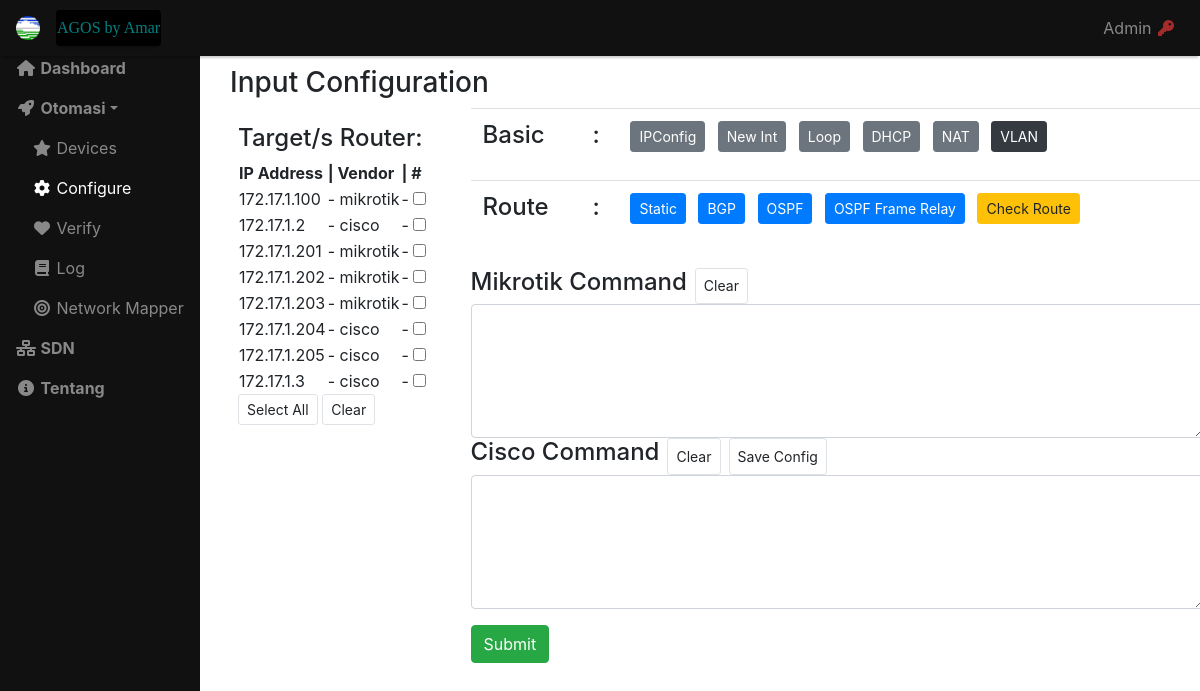
The app's page /config/, older data.
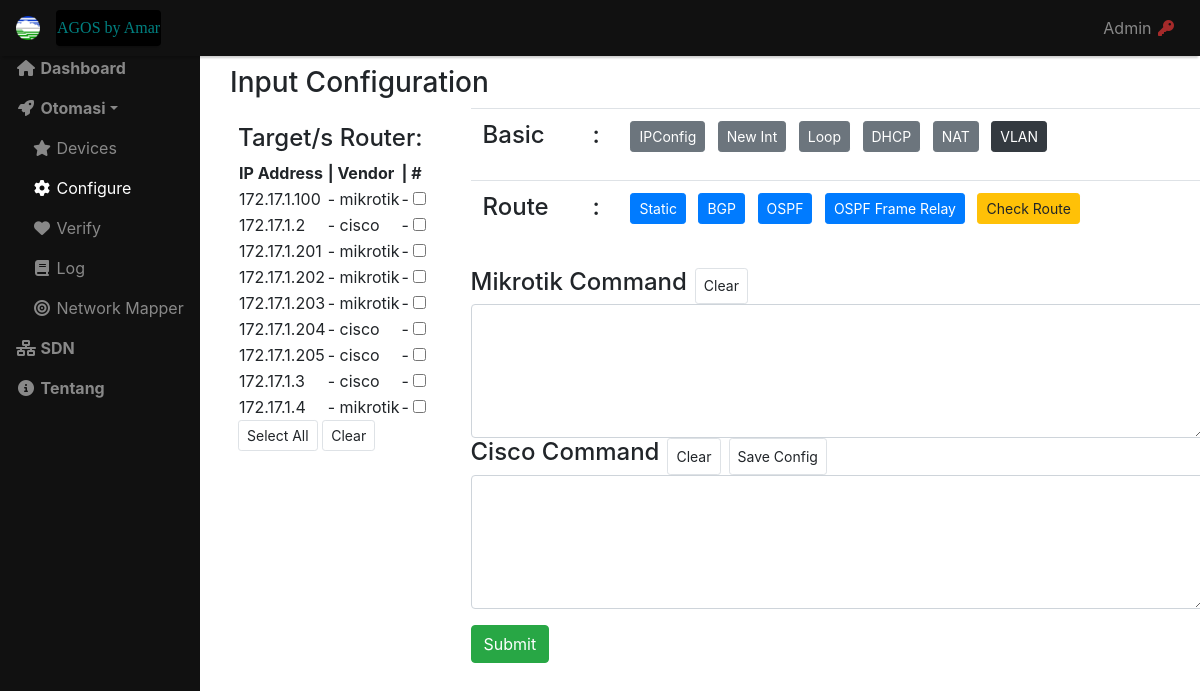
The same page, newer data.
### tomatis/models.py (models this page shows, shortened)
class Device(models.Model):
	ip_address = models.CharField(max_length=255, unique=True)
	hostname = models.CharField(max_length=255)
	username = models.CharField(max_length=255)
	password = models.CharField(max_length=255)
	ssh_port = models.IntegerField(default=22)
	VENDOR_CHOICES = {
		('mikrotik', 'Mikrotik'),
		('cisco','Cisco'),
	}
	vendor = models.CharField(max_length=255, choices=VENDOR_CHOICES)

### tomatis/views.py (the view)
# urls.py: path('config/',views.config, name='config'),
def config(request):
	if request.method == "POST":
		selected_device_id = request.POST.getlist('device')
		mikrotik_command = request.POST['mikrotik_command'].splitlines()
		cisco_command = request.POST['cisco_command'].splitlines()
		for x in selected_device_id:
			try:
				dev = get_object_or_404(Device, pk=x)
				ssh_client = paramiko.SSHClient()
				ssh_client.set_missing_host_key_policy(paramiko.AutoAddPolicy())
				ssh_client.connect(hostname=dev.ip_address,username=dev.username,password=dev.password,allow_agent=False,look_for_keys=False)
				if dev.vendor.lower() == 'cisco':
					conn = ssh_client.invoke_shell()
					conn.send("conf t\n")
					for cmd in cisco_command:
						conn.send(cmd + "\n")
						time.sleep(1)
				else:
					for cmd in mikrotik_command:
						ssh_client.exec_command(cmd)
				log = Log(target=dev.ip_address,action="Config", status="Success", time=datetime.now(), messages="No Error")
				log.save()
			except Exception as e:
				log = Log(target=dev.ip_address,action="Config", status="Error", time=datetime.now(), messages=e)
				log.save()
		return redirect('/')
	else:
		devices = Device.objects.order_by('ip_address')
		context = {
			'devices' : devices,
			'mode' : 'Input Configuration',
		}
	return render(request ,'config.html', context)

### templates/config.html (shortened to what this page needs)
{% extends 'main_template.html' %}
{% load django_bootstrap_breadcrumbs %}
{% block content %}
  <h3>{{mode}}</h3>
    <form name="form_config" method="POST">
        <div class="row">
	        <div class="col-sm-3 ml-2">
	        <h4 class="mt-3">Target/s Router:</h4>
	        <table class="">
	        <tr>
            <th>IP Address</th>
            <th> | Vendor </th>
            <th>  | #</th>
        	</tr>
	        {% for device in devices %}
	        	<tr>
                <td>{{device.ip_address}}</td>
                <td> - {{device.vendor}}</td>
                <td> - <input type="checkbox" name="device" value="{{ device.id }}"></td>
           		</tr>
	        {% endfor %}
	        </table>
	        <button type="button" class="btn btn-sm border" onclick="toggle(this)">Select All</button>
     		<button type="button" class="btn btn-sm border" onclick="deselect_all()">Clear</button>
	        </div>
	        <div class="col-sm">
	        	<div class="row">
	        		<table class="table" width="100%">
	        		<tr>
	        			<td><h4>Basic</h4></td>
	        			<td><h4>:</h4></td>
	        		<td>
	        		<button type="button" class="btn btn-sm btn-secondary mb-3 mr-2" onclick="verify_interface()">IPConfig</button>
	        		<button type="button" class="btn btn-sm btn-secondary mb-3 mr-2" onclick="new_interface()">New Int</button>
	        		<button type="button" class="btn btn-sm btn-secondary mb-3 mr-2" onclick="loopback_interface()">Loop</button>
	        		<button type="button" class="btn btn-sm btn-secondary mb-3 mr-2" onclick="dhcp_interface()">DHCP</button>
	        		<button type="button" class="btn btn-sm btn-secondary mb-3 mr-2" onclick="nat_interface()">NAT</button>
	        		<button type="button" class="btn btn-sm btn-dark mb-3 mr-2" onclick="vlan()">VLAN</button>
	       			</td></tr>
        			<tr><td><h4>Route</h4></td><td><h4>:</h4></td>
	        		<td>
        			<button type="button" class="btn btn-sm btn-primary mb-3 mr-2" onclick="route_static()">Static</button>
	        		<button type="button" class="btn btn-sm btn-primary mb-3 mr-2" onclick="route_BGP()">BGP</button>
	        		<button type="button" class="btn btn-sm btn-primary mb-3 mr-2" onclick="route_OSPF()">OSPF</button>
	        		<button type="button" class="btn btn-sm btn-primary mb-3 mr-2" onclick="route_OSPF_FR()">OSPF Frame Relay</button>
	        		<button type="button" class="btn btn-sm btn-warning mb-3 mr-2" onclick="route_check()">Check Route</button>
	           		</td></tr>
	        	</table></div>
        		<div class="row">
        	<h4 class="">Mikrotik Command</h4><button type="button" class="btn btn-sm border ml-2" onclick="clearm()">Clear</button>
       		 <textarea class="form-control" rows="5" name="mikrotik_command"></textarea>
        	<h4 class="">Cisco Command</h4><button type="button" class="btn btn-sm border ml-2" onclick="clearc()">Clear</button><button type="button" class="btn btn-sm border ml-2" onclick="cisco_save()">Save Config</button>
        	<textarea class="form-control" rows="5" name="cisco_command"></textarea>
        	<button type="submit" class="mt-3 btn btn-success">Submit</button>
        	</div>
		</div>
	</div>
    </form>
{% endblock %}

Row changes from the older to the newer data that the page shows:
added Device: ip_address "172.17.1.4", vendor "mikrotik"
